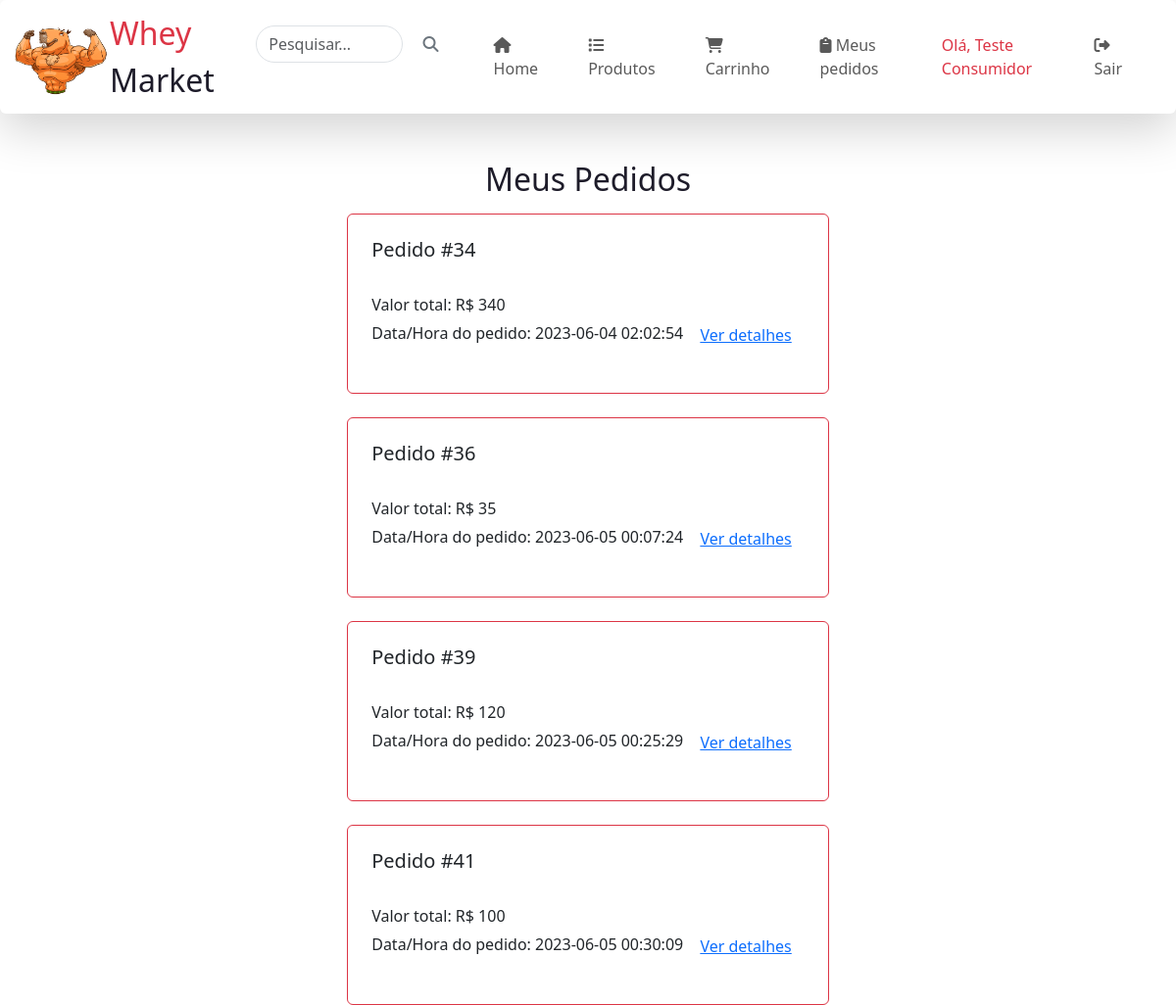
/meusPedidos.php (signed in), run on an earlier commit of the app's database.
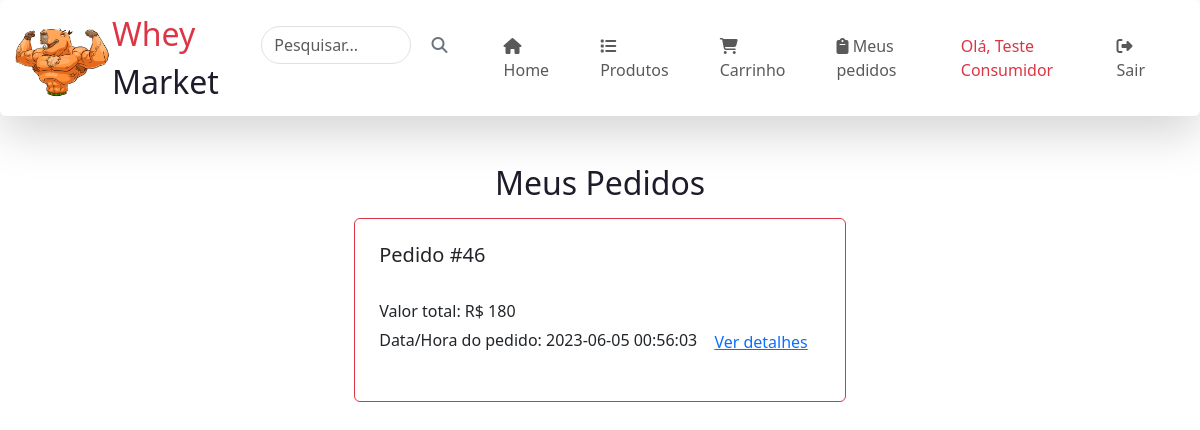
And on a later commit of the database.
### tables this page shows
CREATE TABLE `pedido` (
  `ID` int(11) NOT NULL,
  `fk_Consumidor_ID` int(11) NOT NULL,
  `data_pedido` datetime NOT NULL,
  `Total` decimal(10,0) NOT NULL
);

### meusPedidos.php (the view, shortened to what this page needs)
<?php
include_once('conexao.php');
if (!empty($_SESSION['id'])) {
    $idConsumidor = $_SESSION['id'];
    $queryPedidos = $conn->query("SELECT * FROM pedido WHERE fk_Consumidor_ID = $idConsumidor");
}
?>
<!DOCTYPE html>
<html lang="en">
<head>
    <?php include('htmlhead.php'); ?>
</head>
<body>
    <?php require('navbar.php'); ?>
    <?php if (mysqli_num_rows($queryPedidos) > 0) : ?>
        <figure class="text-center">
            <blockquote class="blockquote">
                <h2>Meus Pedidos</h2>
            </blockquote>
        </figure>
        <div class="row row-cols-1 row-cols-md-1 g-4">
            <?php while ($pedido = mysqli_fetch_assoc($queryPedidos)) : ?>
                <?php
                $idPedido = $pedido['ID'];
                ?>
                <div class="col d-flex justify-content-center">
                    <div class="card p-2 border-danger mb-3  h-100">
                        <div class="card-body">
                            <h5 class="card-title">Pedido #<?php echo $idPedido?> </h5>
                            <br>
                            Valor total: R$ <?php echo $pedido['Total'] ?>
                            <br>
                            Data/Hora do pedido: <?php echo $pedido['data_pedido'] ?>
                            <button class="btn btn-link" type="button" data-bs-toggle="collapse" data-bs-target="#datatoggle<?php echo $idPedido?>" aria-expanded="false" aria-controls="datatoggle<?php echo $idPedido?>">
                                Ver detalhes
                            </button>
                        </div>
                    </div>
                </div>
            <?php endwhile; ?>
        </div>
    <?php endif; ?>
</body>
</html>

### htmlhead.php (shortened to what this page needs)
<head>
    <link href="https://cdn.jsdelivr.net/npm/bootstrap@5.3.0-alpha3/dist/css/bootstrap.min.css" rel="stylesheet"
>
    <link href='https://unpkg.com/boxicons@2.1.4/css/boxicons.min.css' rel='stylesheet'>
    <link href='https://unpkg.com/boxicons@2.1.2/css/boxicons.min.css' rel='stylesheet'>
    <link rel="stylesheet" href="css/style.css">
    <link rel="stylesheet" href="https://cdnjs.cloudflare.com/ajax/libs/font-awesome/6.4.0/css/all.min.css" />
</head>

### navbar.php (shortened to what this page needs)
<head>
    <link href="https://cdn.jsdelivr.net/npm/bootstrap@5.3.0-alpha3/dist/css/bootstrap.min.css" rel="stylesheet"
>
    <link href='https://unpkg.com/boxicons@2.1.4/css/boxicons.min.css' rel='stylesheet'>
    <link href='https://unpkg.com/boxicons@2.1.2/css/boxicons.min.css' rel='stylesheet'>
    <link rel="stylesheet" href="css/style.css">
    <link rel="stylesheet" href="https://cdnjs.cloudflare.com/ajax/libs/font-awesome/6.4.0/css/all.min.css" />
</head>
<header>
    <nav class="navbar navbar-expand-lg navbar-light bg-light shadow-lg gp-3 mb-5 bg-white rounded">
        <div class="container-fluid">
        <a href=""><img src="src/img/logo.png" alt="Logo" width="100" height="100"></a>
        <a href="" class="fs-2 text"><span class="text-danger">Whey </span>Market
        </a>
            <div class="collapse navbar-collapse" id="navbarNav">
                <ul class="navbar-nav ms-auto">
                <?php if(!isset($_SESSION['tipoLogin'])): ?>
                    <li class="nav-item">
                        <form class="d-flex" action="produtos.php" method="POST">
                            <input class="form-control me-2 inputRounded" type="text" name="busca" placeholder="Pesquisar...">
                            <button class="btn btn-link buttonHover" type="submit">
                            <i class="fa-solid fa-magnifying-glass text-secondary"></i>
                            </button>
                        </form>
                    </li>
                    <li class="nav-item">
                        <a class="nav-link" href="index.php"><i class="fa-solid fa-house"></i> Home</a>
                    </li>
                    <li class="nav-item">
                        <a class="nav-link" href="produtos.php"><i class="fa-solid fa-list"></i> Produtos</a>
                    </li>
                    <li class="nav-item">
                        <a class="nav-link" href="carrinho.php"><i class="fa-solid fa-cart-shopping"></i> Carrinho</a>
                    </li>
                    <li class="nav-item">
                        <a class="nav-link" href="lojistaLogin.php"><i class="fa-solid fa-user-tag"></i> Área do Lojista</a>
                    </li>
                    <?php
                    elseif(isset($_SESSION['tipoLogin']) && $_SESSION['tipoLogin'] == "2"):
                    ?>
                    <li class="nav-item">
                        <form class="d-flex" action="produtos.php" method="POST">
                            <input class="form-control me-2 inputRounded" type="text" name="busca" placeholder="Pesquisar...">
                            <button class="btn btn-link buttonHover" type="submit">
                            <i class="fa-solid fa-magnifying-glass text-secondary"></i>
                            </button>
                        </form>
                    </li>
                    <li class="nav-item">
                        <a class="nav-link" href="index.php"><i class="fa-solid fa-house"></i> Home</a>
                    </li>
                    <li class="nav-item">
                        <a class="nav-link" href="produtos.php"><i class="fa-solid fa-list"></i> Produtos</a>
                    </li>
                    <li class="nav-item">
                        <a class="nav-link" href="carrinho.php"><i class="fa-solid fa-cart-shopping"></i> Carrinho</a>
                    </li>
                    <li class="nav-item">
                        <a class="nav-link" href="meusPedidos.php"></i><i class="fa-solid fa-clipboard"></i> Meus pedidos</a>
                    </li>
                    <?php endif;?>
                    <?php if (!empty($_SESSION) && isset($_SESSION['Nome'])) : ?>
                        <li class="nav-item">
                            <span class="nav-link text-danger">Olá, <?php echo $_SESSION['Nome'] ?></span>
                        </li>
                        <li class="nav-item">
                            <a class="nav-link" href="logout.php"><i class="fa-solid fa-right-from-bracket"></i> Sair</a>
                        </li>
                    <?php else : ?>
                        <li class="nav-item">
                            <a class="nav-link" href="consumidorLogin.php"><i class="fa-solid fa-user"></i> Login/Cadastro</a>
                        </li>
                    <?php endif; ?>
                </ul>
            </div>
        </div>
    </nav>
</header>

### css/style.css (style rules this page uses)
* { margin: 0; padding: 0; box-sizing: border-box; list-style: none; text-decoration: none; }
:root { --red:#d63a25; --white:#fff; --dark:#1e1c2a; }
body { color: var(--dark); background: var(--white); }
a { text-decoration: none; color: inherit; }
.navbar .nav-item { padding-right: 35px; }
.inputRounded { border-radius: 25px; }

What changed in the data, as far as the page shows it:
removed pedido: ID "34", Total "340", data_pedido "2023-06-04 02:02:54"
removed pedido: ID "36", Total "35", data_pedido "2023-06-05 00:07:24"
removed pedido: ID "39", Total "120", data_pedido "2023-06-05 00:25:29"
removed pedido: ID "41", Total "100", data_pedido "2023-06-05 00:30:09"
added pedido: ID "46", Total "180", data_pedido "2023-06-05 00:56:03"
